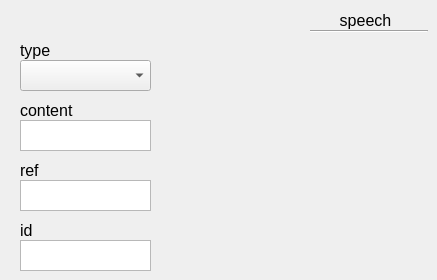
    <widget class="QWidget" name="speechTab">
     <attribute name="title">
      <string>speech</string>
     </attribute>
     <widget class="QLabel" name="postureLabel_152">
      <property name="geometry">
       <rect>
        <x>20</x>
        <y>40</y>
        <width>121</width>
        <height>20</height>
       </rect>
      </property>
      <property name="font">
       <font>
        <pointsize>12</pointsize>
       </font>
      </property>
      <property name="text">
       <string>type</string>
      </property>
      <property name="alignment">
       <set>Qt::AlignLeading|Qt::AlignLeft|Qt::AlignVCenter</set>
      </property>
     </widget>
     <widget class="QPlainTextEdit" name="speechContent">
      <property name="geometry">
       <rect>
        <x>20</x>
        <y>120</y>
        <width>131</width>
        <height>31</height>
       </rect>
      </property>
      <property name="accessibleName">
       <string>content</string>
      </property>
     </widget>
     <widget class="QLabel" name="postureLabel_153">
      <property name="geometry">
       <rect>
        <x>20</x>
        <y>100</y>
        <width>61</width>
        <height>20</height>
       </rect>
      </property>
      <property name="font">
       <font>
        <pointsize>12</pointsize>
       </font>
      </property>
      <property name="text">
       <string>content</string>
      </property>
      <property name="alignment">
       <set>Qt::AlignLeading|Qt::AlignLeft|Qt::AlignVCenter</set>
      </property>
     </widget>
     <widget class="QLabel" name="idLabel_73">
      <property name="geometry">
       <rect>
        <x>320</x>
        <y>10</y>
        <width>91</width>
        <height>21</height>
       </rect>
      </property>
      <property name="font">
       <font>
        <pointsize>12</pointsize>
       </font>
      </property>
      <property name="text">
       <string>speech</string>
      </property>
      <property name="alignment">
       <set>Qt::AlignCenter</set>
      </property>
     </widget>
     <widget class="Line" name="line_29">
      <property name="geometry">
       <rect>
        <x>310</x>
        <y>30</y>
        <width>118</width>
        <height>3</height>
       </rect>
      </property>
      <property name="orientation">
       <enum>Qt::Horizontal</enum>
      </property>
     </widget>
     <widget class="QComboBox" name="speech">
      <property name="geometry">
       <rect>
        <x>20</x>
        <y>60</y>
        <width>131</width>
        <height>31</height>
       </rect>
      </property>
      <property name="accessibleName">
       <string>type</string>
      </property>
     </widget>
     <widget class="QPlainTextEdit" name="speechRef">
      <property name="geometry">
       <rect>
        <x>20</x>
        <y>180</y>
        <width>131</width>
        <height>31</height>
       </rect>
      </property>
      <property name="accessibleName">
       <string>ref</string>
      </property>
     </widget>
     <widget class="QLabel" name="postureLabel_154">
      <property name="geometry">
       <rect>
        <x>20</x>
        <y>160</y>
        <width>61</width>
        <height>20</height>
       </rect>
      </property>
      <property name="font">
       <font>
        <pointsize>12</pointsize>
       </font>
      </property>
      <property name="text">
       <string>ref</string>
      </property>
      <property name="alignment">
       <set>Qt::AlignLeading|Qt::AlignLeft|Qt::AlignVCenter</set>
      </property>
     </widget>
     <widget class="QPlainTextEdit" name="speechId">
      <property name="geometry">
       <rect>
        <x>20</x>
        <y>240</y>
        <width>131</width>
        <height>31</height>
       </rect>
      </property>
      <property name="accessibleName">
       <string>id</string>
      </property>
     </widget>
     <widget class="QLabel" name="postureLabel_155">
      <property name="geometry">
       <rect>
        <x>20</x>
        <y>220</y>
        <width>61</width>
        <height>20</height>
       </rect>
      </property>
      <property name="font">
       <font>
        <pointsize>12</pointsize>
       </font>
      </property>
      <property name="text">
       <string>id</string>
      </property>
      <property name="alignment">
       <set>Qt::AlignLeading|Qt::AlignLeft|Qt::AlignVCenter</set>
      </property>
     </widget>
    </widget>
